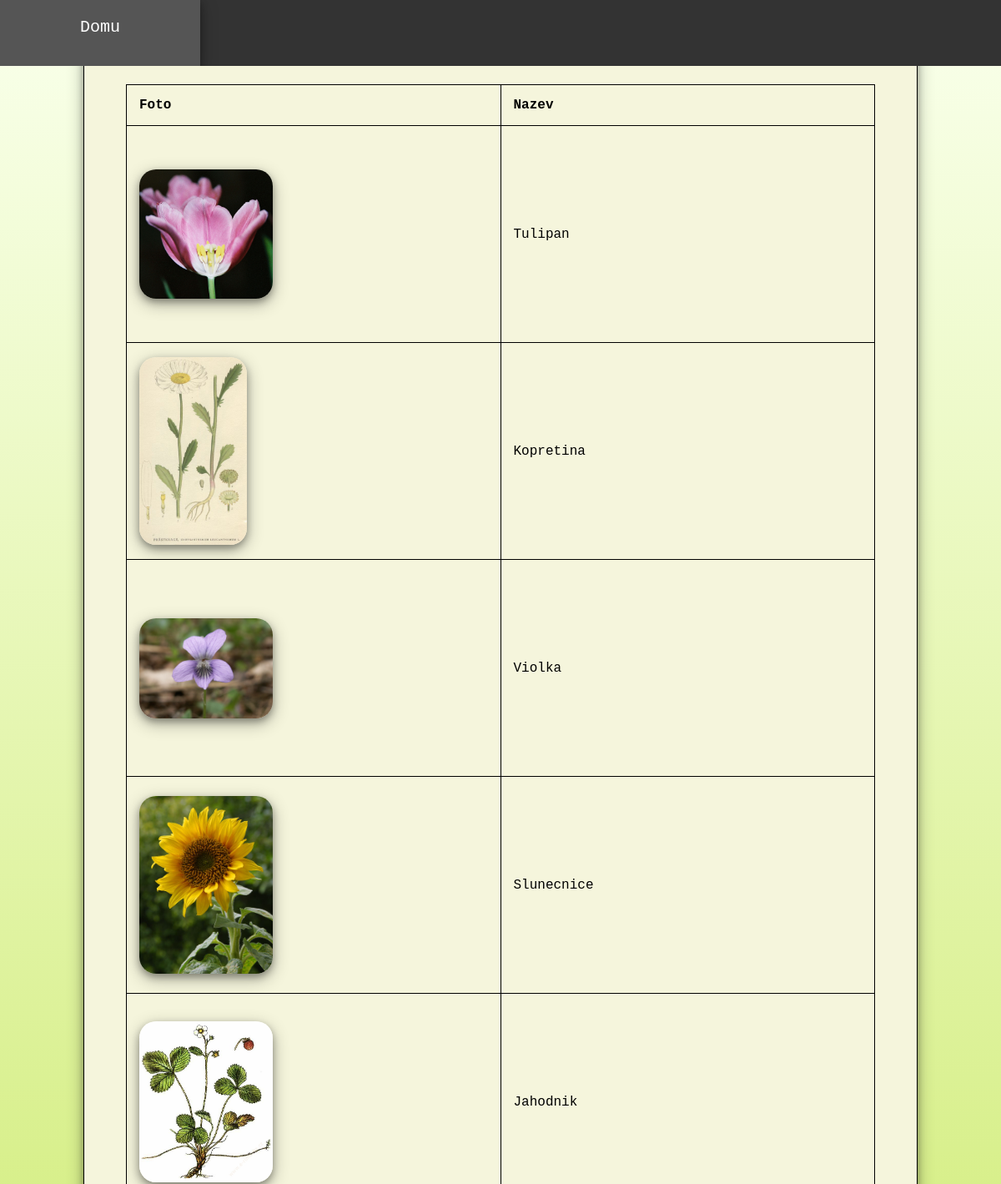
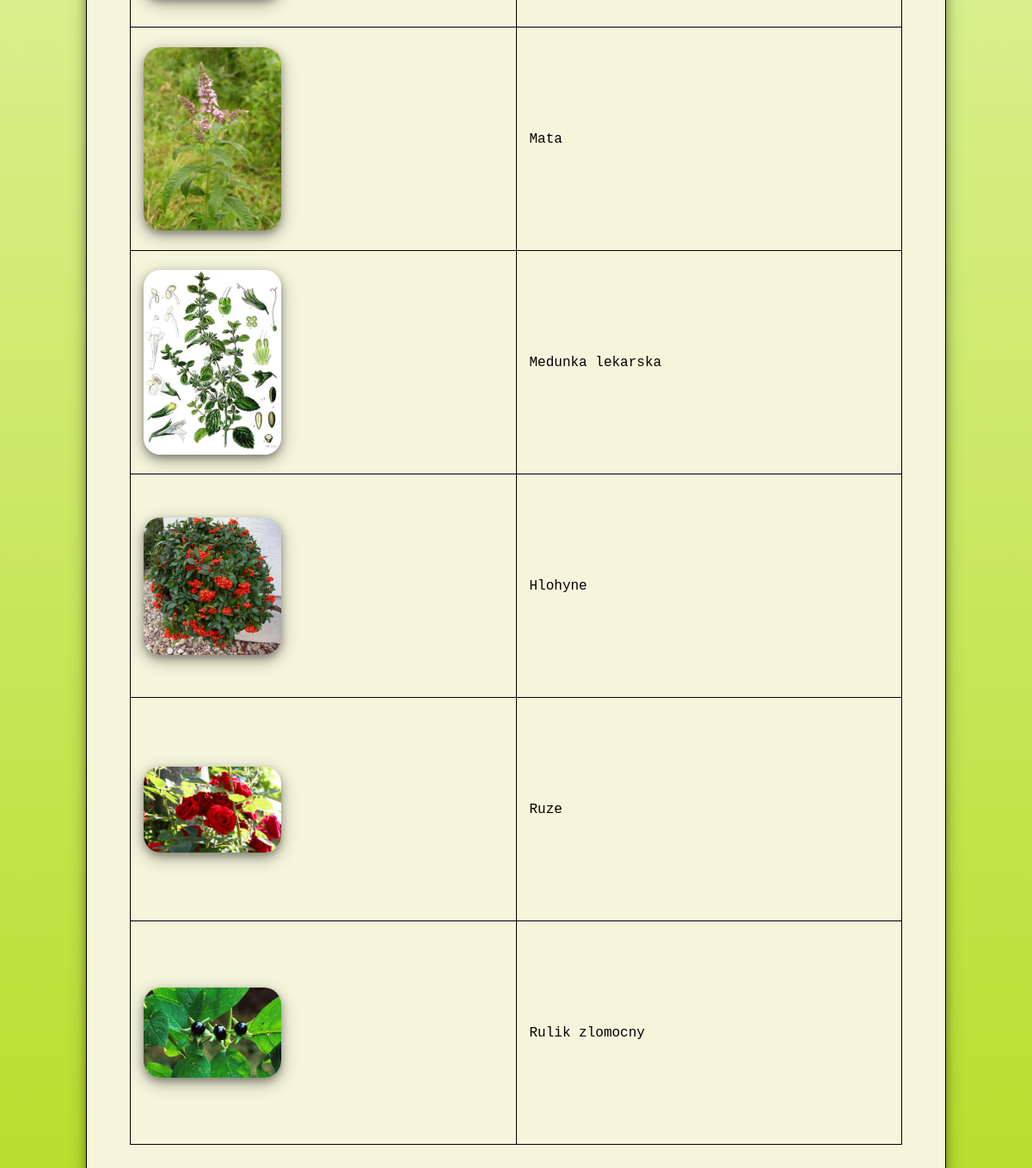
/myPlants.php (signed in), run on the app's committed database (2 pictures, top to bottom).
### tables this page shows
CREATE TABLE IF NOT EXISTS `PLANT` (
  `PLANTID` int(11) NOT NULL,
  `NAME` varchar(255) NOT NULL,
  `TYPE` varchar(255) NOT NULL,
  `RARITY` varchar(20) NOT NULL,
  `HEIGHT` int(11) NOT NULL,
  `FRUIT` varchar(20) DEFAULT NULL,
  `FLOWER` varchar(20) DEFAULT NULL,
  `DESCR` varchar(255) DEFAULT NULL,
  `LINK` varchar(200) DEFAULT NULL,
  `vyskyt` varchar(30) NOT NULL DEFAULT 'Ceska Republika',
  `vyuziti` varchar(30) NOT NULL DEFAULT 'Zadne',
  PRIMARY KEY (`PLANTID`)
);

### ituscript.php (called while the page is built, shortened)
<?php
function itu_selectPlant($type, $height, $fruit, $flower){
	global $con;
	$sql = "SELECT * FROM PLANT";
	$res = mysql_query($sql, $con);
	if($res){
		while($row = mysql_fetch_assoc($res)){
	    	$json[] = $row;
	 	}
	}else{
		return FALSE;
	}
	return $json;
}
function itu_isFav($plantid, $name){
	global $con;
	$sql = "SELECT RECORDID FROM RECORD WHERE USER = '$name'";
	$res = mysql_query($sql, $con);
	$rows = mysql_fetch_row($res);
	$recordid = $rows[0];
	$sql = "SELECT COUNT(*) FROM PLECORD WHERE RECORD = $recordid AND PLANT = $plantid";
	$tmp = mysql_query($sql, $con);
	$uga = mysql_fetch_row($tmp);
	return $uga[0];
}
?>

### myPlants.php (the view, shortened to what this page needs)
<!DOCTYPE html>
<?php
include 'ituscript.php';
include 'config.php';
$login = $_SESSION['login'];
if(isset($_SESSION['prihlasenyuzivatel'])){
  $prihlasenyuzivatel = $_SESSION['prihlasenyuzivatel'];
}
 ?>
<html>
<head>
  <link rel="stylesheet" type="text/css" href="style.css">
</head>
<body>
    <div class="top-panel">
      <ul>
        <li><a href="index.php" >Domu</a></li>
      </ul>
    </div>
<div class="container">
  <?php
  if($login){
    if(isset($_SESSION['prihlasenyuzivatel'])){
      $array = itu_selectPlant('*', '*', '*', '*');
      echo ("<table>");
      echo("<tr><th>Foto</th><th>Nazev</th></tr>");
      foreach($array as $tmp){
        if(itu_isFav($tmp['PLANTID'], $prihlasenyuzivatel)){
          echo("<tr><td width=\"185px\"><a href=\"flower.php?plantid=".$tmp['PLANTID']."&back=2\"><img class=\"thumbnail\" src=\"".$tmp['LINK']."\"/></a></td><td>".$tmp['NAME']."</td></tr>");
        }
      }
      echo "</table>";
    }
  }
  else {
    echo '<p>Tato funkce je dostupna pouze pro prihlasene uzivatele</p>';
    echo '<p>Prihlaseni/Registrace <a href="logReg.php">zde</a></p>';
  }
   ?>
</div>
</body>
</html>

### style.css (style rules this page uses)
html,body { text-align: center; font-family: courier; padding: 0; margin: 0; background: linear-gradient(to bottom, #f8ffe8 0%,#e3f5ab 33%,#b7df2d 100%); background-repeat: no-repeat; min-height: 100%; }
table { border-collapse: collapse; border: 1px solid black; table-layout:fixed; width:100%; }
tr { max-height: 260px; }
td { height: 260px; border: 1px solid black; border-collapse: collapse; text-align: left; overflow: hidden; margin: auto; padding: 15px; word-break: normal; }
th { font-weight: bold; border: 1px solid black; padding: 15px; border-collapse: collapse; text-align: left; }
ul { list-style-type: none; margin: 0; padding: 0; overflow: hidden; background-color: #333; vertical-align: middle; }
li { float: left; width: 20%; font-size: 20px; box-shadow: 0 4px 8px 0 rgba(0, 0, 0, 0.3), 0 6px 20px 0 rgba(0, 0, 0, 0.3); }
li a { display: inline-block; color: white; text-align: center; padding: 14px 16px; text-decoration: none; height: 80px; line-height: 40px; width: 100%; }
.top-panel { width: 100vw; height: 80px; position: fixed; background-color: grey; z-index: 0; top:-1px; }
img { max-width: 430px; max-height: 600px; margin: 10px auto; border-radius: 20px; box-shadow: 0 4px 8px 0 rgba(0, 0, 0, 0.3), 0 6px 20px 0 rgba(0, 0, 0, 0.3); }
.thumbnail { max-width: 160px; max-height: 225px; margin: 0; border-radius: 20px; box-shadow: 0 4px 8px 0 rgba(0, 0, 0, 0.3), 0 6px 20px 0 rgba(0, 0, 0, 0.3); display: block; }
* { box-sizing: border-box; }
.container { border: 1px solid rgba(0, 0, 0, 1); border-radius: 20px; top: 20px; padding: 50px; margin:50px 100px; background-color: beige; box-shadow: 0 4px 8px 0 rgba(0, 0, 0, 0.3), 0 6px 20px 0 rgba(0, 0, 0, 0.3); overflow: visible; min-height: 90vh; }

### data on the page
plant: LINK (picture), NAME "Tulipan"
plant: LINK (picture), NAME "Kopretina"
plant: LINK (picture), NAME "Violka"
plant: LINK (picture), NAME "Slunecnice"
plant: LINK (picture), NAME "Jahodnik"
plant: LINK (picture), NAME "Mata"
plant: LINK (picture), NAME "Medunka lekarska"
plant: LINK (picture), NAME "Hlohyne"
plant: LINK (picture), NAME "Ruze"
plant: LINK (picture), NAME "Rulik zlomocny"
